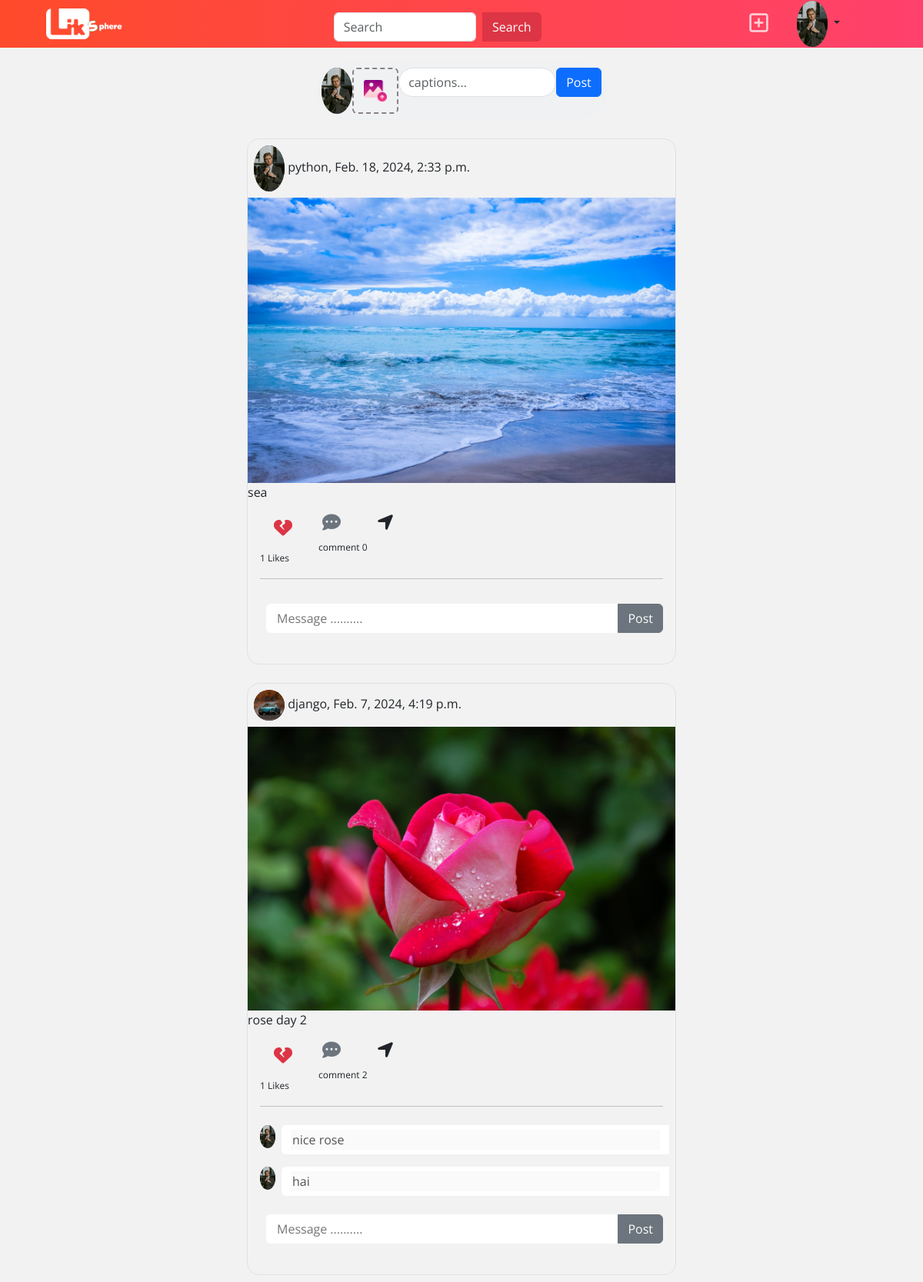
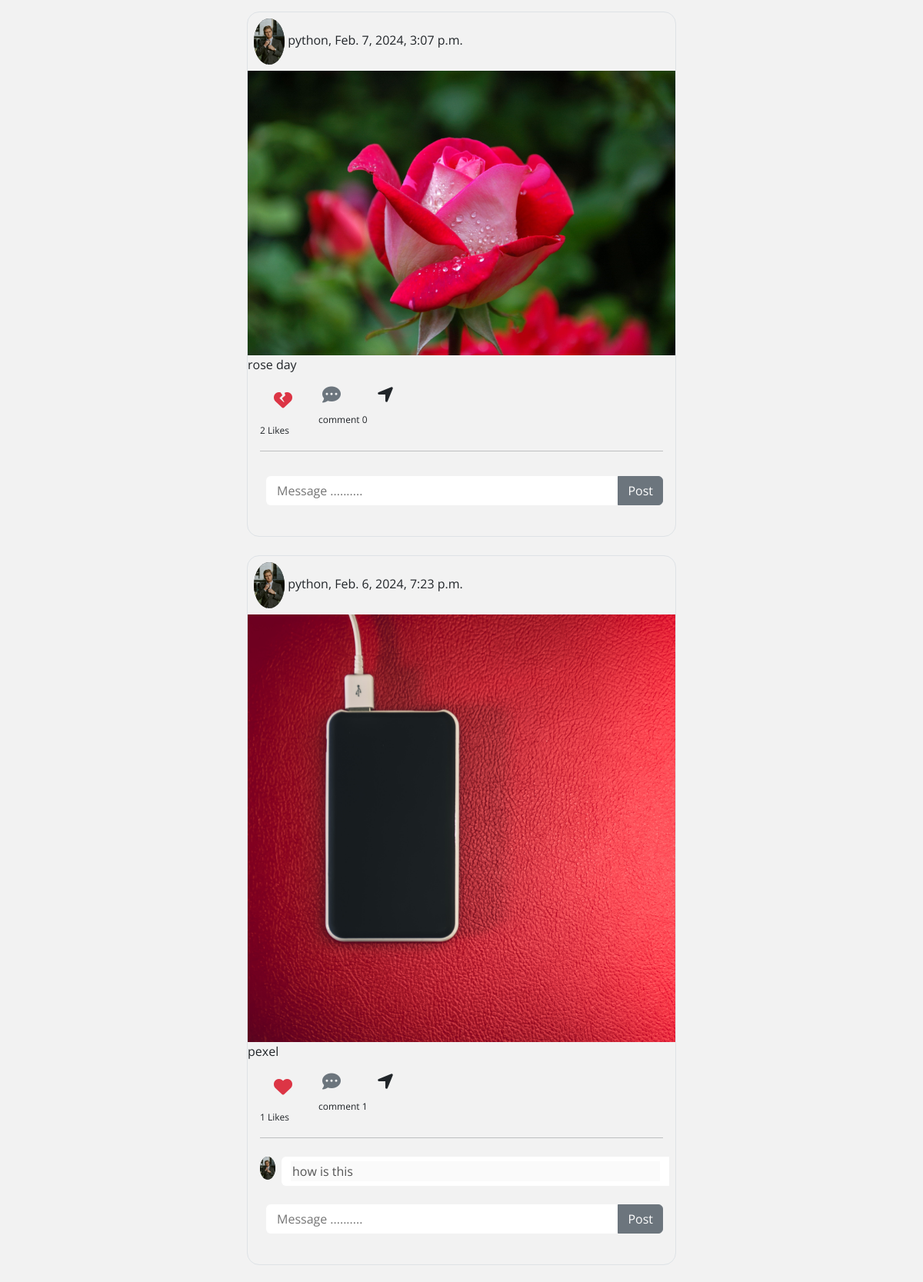
Screenshot of /index (signed in, upper part) with the database file from the repository (2 pictures, top to bottom).
### social/models.py (models this page shows, shortened)
class UserProfile(models.Model):
    user=models.OneToOneField(User,on_delete=models.CASCADE,related_name="profile")
    address=models.CharField(max_length=200,null=True)
    phone=models.CharField(max_length=200,null=True)
    profile_pic=models.ImageField(upload_to="profilepics",null=True,blank=True)
    dob=models.DateField(null=True)
    bio=models.CharField(max_length=200,null=True)
    following=models.ManyToManyField("self",related_name="followed_by",symmetrical=False,null=True)
    block=models.ManyToManyField("self",related_name="blocked",symmetrical=False,null=True)

class Posts(models.Model):
    user=models.ForeignKey(User,on_delete=models.CASCADE,related_name="userpost")
    title=models.CharField(max_length=200)
    post_image=models.ImageField(upload_to="posters",null=True,blank=True)
    created_date=models.DateTimeField(auto_now_add=True)
    liked_by=models.ManyToManyField(User,related_name="post_like")

class Comments(models.Model):
    user=models.ForeignKey(User,related_name="comment",on_delete=models.CASCADE)
    text=models.CharField(max_length=200)
    created_date=models.DateTimeField(auto_now_add=True)
    post=models.ForeignKey(Posts,related_name="post_comments",on_delete=models.CASCADE)

### social/views.py (the view, shortened to what this page needs)
# urls.py: path("index",views.IndexView.as_view(),name="index"),
@method_decorator(decs,name="dispatch")
class IndexView(CreateView,ListView):
    template_name="index.html"
    form_class=PostForm
    model=Posts
    context_object_name="data"
    def get_queryset(self):
        blocked_profiles=self.request.user.profile.block.all()
        blockedprofile_id=[pr.user.id for pr in blocked_profiles]
        qs=Posts.objects.all().exclude(user__id__in=blockedprofile_id).order_by("-created_date")
        return qs
    def get_context_data(self,**kwargs):
        context=super().get_context_data(**kwargs)
        current_date=timezone.now()
        context["stories"]=Stories.objects.filter(expiry_date__gte=current_date)
        return context

### social/forms.py
class PostForm(forms.ModelForm):
    class Meta:
        model=Posts
        fields=["title","post_image"]

### social/templates/index.html (shortened to what this page needs)
<!DOCTYPE html>
{%load static%}
<html lang="en">
<head>
    <link href="https://cdn.jsdelivr.net/npm/bootstrap@5.3.2/dist/css/bootstrap.min.css" rel="stylesheet">
    <link rel="stylesheet" href="https://cdnjs.cloudflare.com/ajax/libs/font-awesome/6.5.1/css/all.min.css"/>
    <link rel="stylesheet" href="{%static 'social/css/index.css'%}">
</head>
<body>
    <nav class="navbar fixed-top  p-0" style="	background: #FF416C;
	background: -webkit-linear-gradient(to right, #FF4B2B, #FF416C);
	background: linear-gradient(to right, #FF4B2B, #FF416C);" >
        <div class="container-fluid">
          <a class="navbar-brand" href="#">
            <img src="{%static 'social/images/linkspherena.png'%}" alt="Logo" width="100" height="h-auto" class="ms-5">
          </a>
            <div class="container mt-3 w-50 mb-2">
                <div class="row justify-content-center">
                <div class="col-lg-6">
                    <form class="d-flex">
                    <input class="form-control me-2" type="search" placeholder="Search" aria-label="Search">
                    <button class="btn btn-danger rounded-start-0" type="submit">Search</button>
                    </form>
                </div>
                </div>
            </div>
                <button class="btn " data-bs-toggle="modal" data-bs-target="#exampleModal">
                    <i class="fa-regular fa-square-plus me-4 fs-3 text-white opacity-75"></i>
                </button>
        <div class="dropdown nav-item mr-lg-4" style="margin-right: 6em;">
            <a href="#" data-toggle="dropdown" class="nav-link dropdown-toggle">
                {%if request.user.profile.profile_pic%}
                    <img class="profile-small" src="{{request.user.profile.profile_pic.url}}" alt="Avatar">
                {%else%}
                    <img class="profile-small" src="{%static 'social/images/profilepic.png'%}" alt="Avatar">
                {%endif%}
            </a>
        </div>
    </nav>
    <div class="container d-flex flex-column justify-content-center align-items-center mt-5">
        <form action="" method="post" enctype="multipart/form-data">
            <div class="container rounded-pill post p-2 mt-3 d-flex justify-content-evenly">
                <div class="">
                {%if request.user.profile.profile_pic%}
                    <img class="profile-small" src="{{request.user.profile.profile_pic.url}}" alt="Avatar">
                {%else%}
                    <img class="profile-small" src="{%static 'social/images/profilepic.png'%}" alt="Avatar">
                {%endif%}
                </div>
                <div class="">
                    <label class="upload d-flex justify-content-center align-items-center" style="width: 60px;" for="file"><img src="{%static 'social/images/upload.png'%}" style="width: 30px;" alt=""></label>
                </div>
                <div class="">
                    <input class="form-control rounded-pill" type="text" name="title" id="" placeholder="captions...">
                </div>
                <div class="">
                    <button class="btn btn-primary" type="submit">Post</button>
                </div>
            </div>
        </form>
        {%for post in data%}
        <div class="border border-1 rounded-4 mt-4 w-50">
            <div class="ms-2 mt-2 mb-2">
                {%if post.user.profile.profile_pic%}
                    <img class="profile-small" src="{{post.user.profile.profile_pic.url}}" alt="Avatar">
                {%else%}
                    <img class="profile-small" src="{%static 'social/images/profilepic.png' %}" alt="Avatar">
                {%endif%}
                {{post.user}}, {{post.created_date}}
            </div>
            <div>
                {%if post.post_image%}
                <img src="{{post.post_image.url}}" class="h-auto w-100" alt="">
                {%endif%}
                {{post.title}}
            </div>
            <div class="ms-2 mt-2 mb-2 d-flex align-items-start">
                <form action="{%url 'like' post.id%}" method="post" class="">
                    {%if request.user in post.liked_by.all%}
                        <div class="d-block flex-column">
                            <div>
                                <button type="submit" class="btn" name="action" value="dislike">
                                    <i class="fa-solid fa-heart-crack fs-4 text-danger btn"></i>
                                </button>
                            </div>
                        </div>
                    {%else%}
                        <div class="d-block flex-column">
                            <div>
                                <button type="submit" class="btn" name="action" value="like">
                                    <i class="fa-solid fa-heart fs-4 text-danger btn"></i>
                                </button>
                            </div>
                        </div>
                    {%endif%}
                    <div>
                        <span class="ms-2 spa">{{post.liked_by.all.count}} Likes</span>
                    </div>
                </form>
                <div class="d-block flex-column">
                    <div>
                        <i class="fa-solid fa-comment-dots fs-4 text-secondary btn"></i>
                    </div>
                    <div>
                        <span class="ms-2 spa">comment {{post.post_comments.all.count}}</span>
                    </div>
                </div>
                <div class="d-block flex-column">
                    <div>
                        <i class="fa-solid fa-location-arrow fs-4 btn"></i>
                    </div>
                </div>
            </div>
            <hr class="ms-3 me-3">
            {%for c in post.post_comments.all%}
            <div class="p-2 ms-2 d-flex">
                <div>
                    {%if c.user.profile.profile_pic%}
                        <img class="profile-xsmall" src="{{c.user.profile.profile_pic.url}}" alt="">
                    {%endif%}
                </div>
                <div class="ms-2 comment form-control rounded-end-0 border-0">
                    <input type="text" name="" value="{{c.text}}" disabled id="" placeholder="Message .........." class="border-0 w-100">
                </div>
            </div>
            {%endfor%}
            <div class=" mb-4 p-3">
                <form action="{%url 'comment' post.id %}" method="post" class="d-flex">
                    <div class="ms-2 comment form-control rounded-end-0 border-0">
                        <input type="text" name="text" id="" placeholder="Message .........." class="border-0 w-100">
                    </div>
                    <div>
                        <button class="btn btn-secondary rounded-start-0" type="submit">Post</button>
                    </div>
                </form>
            </div>
        </div>
        {%endfor%}
    </div>
</body>
</html>

### social/static/social/css/index.css (style rules this page uses)
body { background: #f2f2f2; font-family: 'Open Sans', sans-serif; }
.profile-small { width:40px; border-radius: 50%; background-color: rgb(68, 68, 68); }
.profile-xsmall { width:20px; border-radius: 50%; background-color: rgb(68, 68, 68); }
.spa { font-size: 12px; }
.upload { height: 100%; width: 100%; border-radius: 6px; border: 2px dashed #888383; }
.post { background-color: #f0f1f2; }

### rows the page displays
Posts: user.profile.profile_pic (picture), user "python", created_date "Feb. 18, 2024, 2:33 p.m.", post_image (picture), title "sea", liked_by.all.count "1", post_comments.all.count "0"
Posts: user.profile.profile_pic (picture), user "django", created_date "Feb. 7, 2024, 4:19 p.m.", post_image (picture), title "rose day 2", liked_by.all.count "1", post_comments.all.count "2"
Comments: user.profile.profile_pic (picture), text "nice rose"
Comments: user.profile.profile_pic (picture), text "hai"
Posts: user.profile.profile_pic (picture), user "python", created_date "Feb. 7, 2024, 3:07 p.m.", post_image (picture), title "rose day", liked_by.all.count "2", post_comments.all.count "0"
Posts: user.profile.profile_pic (picture), user "python", created_date "Feb. 6, 2024, 7:23 p.m.", post_image (picture), title "pexel", liked_by.all.count "1", post_comments.all.count "1"
Comments: user.profile.profile_pic (picture), text "how is this"
